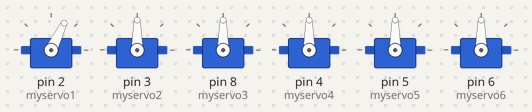
The sketch below on a simulated Arduino Uno, built with avr-gcc and run on an emulated ATmega328P. Parts: 6 × servo.

Above: at 0.15 s.
At 10.13 s:
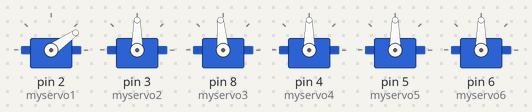
At 20.54 s:
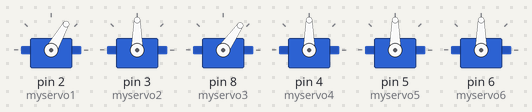
At 39.2 s:
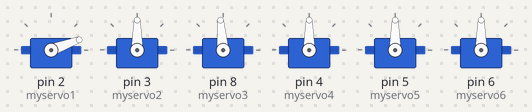
Timing chart, 0 to 40.0 s (numbered marks = the images above):
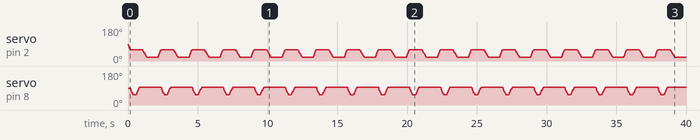

The sketch:

sketch_feb12a.ino
```cpp
#include <VarSpeedServo.h>
#include <MsTimer2.h>
VarSpeedServo myservo1;  //2番。ハンド開閉（60：閉じる、100：開く）
VarSpeedServo myservo2; //3番。ハンド持ち上げ(30:下げ、125:上げ)
VarSpeedServo myservo3; //13番。仕分け皿（85：中心、145：青、25：赤）
VarSpeedServo myservo4; //4番。青箱
VarSpeedServo myservo5; //5番。黄箱
VarSpeedServo myservo6; //6番。赤箱

void setup() {
  myservo1.attach(2);
  myservo2.attach(3);
  myservo3.attach(8);
  myservo4.attach(4);
  myservo5.attach(5);
  myservo6.attach(6);
}
void loop() {
 /*delay(4000);
  myservo1.write (20, 20, true); //ハンドを閉じる
  myservo2.write (125, 20, true); //ハンドを上げる
  myservo3.write (85, 20, true); //受け皿は真ん中
  myservo4.write (150, 20, true);
  myservo5.write (150, 20, true);
  myservo6.write (150, 20, true);
delay(1000);
   myservo1.write (85, 20, true); //ハンドを閉じる
  myservo2.write (105, 20, true); //ハンドを上げる
  myservo3.write (65, 20, true); //受け皿は真ん中
  myservo4.write (80, 20, true);
  myservo5.write (80, 20, true);
  myservo6.write (80, 20, true);

*/
  for (int x = 0; x < 5; x++) {
              myservo1.write (60, 120, true); //ハンドをひらく
              myservo3.write (55, 120, true);
              delay(200);
              //myservo1.write (45, 80, true);
              myservo3.write (95, 100, true);
              delay(200);
              myservo1.write (20, 80, true);
              delay(800);
            }
}
```
